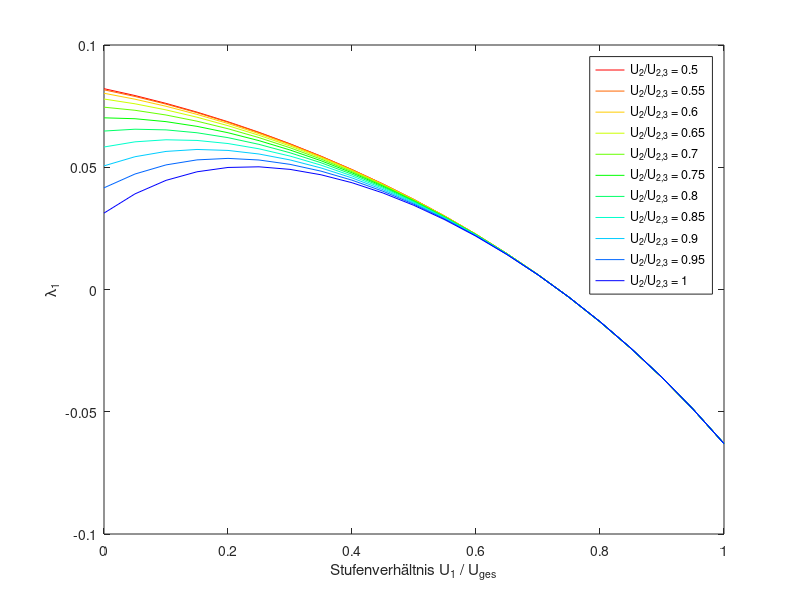

Recreate this plot in MATLAB. (Note: this script raises an error after producing the figure.)
clear
clc
%% Vorraussetzungen

% Payload masse
mgd = 10 * 10^3 ; % [kg]
% TODO: Tragstruktur
m1 = mgd; %[ kg]

% Startplatzbedingungen
beta = 28.5; % [°] - Geografische Breite

% Konstanten
g = 9.80665; %  [m/s^2] - Erdbeschleunigung
om_E = 7.292115*10^(-5) % [rad/s] Winkelgeschwindigkeit der Erde

g = 9.80665; %  [m/s^2] - Erdbeschleunigung
r0 = 6378.14; % [km]
h = 200; % [km]
r = h +r0 ; % [km]
mu = 398600; % [km^3/s^2]
be = 28.5; % [deg]
i = 55; % [deg] Gewünschte Inklination
r_0 = 6378140 % Erdradius

%% Berechnung des Anriebsbedarfs

V_Kreis = sqrt(mu/(r))  % [m/s]
V_star = sqrt(V_Kreis^2 + 2 * mu * (1/r0 - 1/r)) % [m/s]

V_Kreis = V_Kreis * 10^3
V_star = V_star * 10^3

al_inertial = asind(cosd(i)/cosd(be)) % Startazimut im inertialsystem

V_rot = om_E * r_0 * cosd(be)

V_Kreis_rot = sqrt((V_Kreis * sind(al_inertial) - V_rot)^2 + (V_Kreis * cosd(al_inertial))^2)

dV_rot = V_Kreis - V_Kreis_rot
dV_Gewinne = dV_rot

%al_rot = atand((V_Kreis * sind(al_inertial) - V_rot)/(V_Kreis * cosd(al_inertial)))

dV_Schwere = 1250
dV_Widerstand = 150 
dV_Steuerung = 30 
dV_Manoever = 75

dV_Verluste = dV_Schwere + dV_Widerstand + dV_Steuerung

dV = V_star + dV_Verluste + dV_Manoever - dV_Gewinne


%% 
%%

Isp_1 = 301; % [s] Kero/lox
Isp_2 = 460; % [s] hydro/lox
Isp_3 = 460; % [s] hydro/lox

rho_1 = 1.03; % [Mg/m^3]
rho_2 = 0.28; % [Mg/m^3] 

C_1 = Isp_1 * g % [m/s]    GL 5-6 & 5-5
C_2 = Isp_2 * g
C_3 = Isp_3 * g;

% C_q = (C_1 + C_2)/2;
U_0 = dV;
mu = 0.9;
%% Berechnung
% 

close all
plotColors = hsv(15);
i=0;

x = 0:0.05:1;
for y = 0.5:0.05:1
    i = i +1;
   
    U_1 = U_0 * x; % Gl 3-1
    U_2 = (U_0 - U_1) .* y;
    U_3 = U_0 - U_1 - U_2; % Gl 3-2

    la1 = 1./mu .* (1./exp(U_1./C_1) -1)+1;
    la2 = 1./mu .* (1./exp(U_2./C_2) -1)+1;
    la3 = 1./mu .* (1./exp(U_3./C_3) -1)+1;

    la = la1 .* la2 .* la3;
    
    % Ergebnisse darstellen
    desc = ['U_2/U_{2,3} = ',num2str(y)];
    plot(x,la,'Color', plotColors(i, :),'DisplayName',desc)
    hold all
    xlabel('Stufenverhältnis U_1 / U_{ges}')
    ylabel('\lambda_1')
    legend show
    
    % Optimaler Stufungsfaktor für den zweistufigen Fall ( y = 1 )
    if y == 1
        Stufungsfaktor = 0.4 % x(la==max(la))
        la1 = max(la)
    end
   
end

% Stufungsverhältnis

U_1 = U_0 * Stufungsfaktor % Gl 3-1
U_2 = (U_0 - U_1) 
n = 2;

C_q = C_1 * Stufungsfaktor + C_2 * (1 - Stufungsfaktor)
%% 
% 


Rges = exp(U_0/C_q); % 2-28
R_1 = exp(U_1/C_1);
R_2 = exp(U_2/C_2);

% Es gilt m67 = 0.02 * m8
% Es gilt m34 = m8/mu - m8
% Es gilt mu_T = (m67 + m8) / (m34 +m67 + m8)
% Es folgt mu_T = (0.02 * m8 + m8) / (m8/mu -m8 + 0.02 * m8 + m8)
% Es folgt mu_T = (0.02 + 1) / (1/mu -1 + 0.02 * 1 + 1) = 1.02/(1/mu +0.02)

mu_T = 1.02/(1/mu + 0.02)

% Es gilt
% R_1 = Re_1 = m0_1/mc_1 % Gl. 2-10

zet_1 = -(1/R_1) + 1; % Gl. 2-45
zet_2 = -(1/R_2) + 1; 

eps_1 = zet_1 * (1/mu_T -1)+0.02 * zet_1; % Gl. 3-7
eps_2 = zet_2 * (1/mu_T -1)+0.02 * zet_2;
eps_0 = (eps_1 + eps_2)/2;

Mgd = (Rges^(-1/n) - eps_0)^(-n)

m0 = Mgd * m1  % [kg] Gl 3-9

mc_1 = m0 / exp(U_1/C_1); % Gl 2-28
m8_1 = m0 - mc_1;
m34_1 = m8_1/mu - m8_1;
mn_1 = m34_1 + m8_1

mc_2 = (m0-mn_1) / exp(U_1/C_1);
m8_2 = m0-mn_1 - mc_2 ;
m34_2 = m8_2/mu - m8_2;
mn_2 = m34_2 + m8_2

%% 
% 

% Benötigter Schub für die Anfangsbeschleunigung der jeweiligen Raketenstufen
a_1 = 12.5; %[m/s^2]
a_2 = 10; %[m/s^2]

F_1 = m0 * a_1
F_2 = (m0-mn_1) * a_2
%% 
% 
%% Berechnen mit Massen
%%
s_1 = massEst(m0,F_1,m8_1,rho_1);
s_2 = massEst(m0,F_2,m8_2,rho_2);

m0 = sum(s_1) + sum(s_2) + m1
%% 
% 

function [s] = massEst(m0,F,m8,rho)
m0 = m0 * 10^-3; % [Mg]
m8 = m8 * 10^-3; % [Mg]

m67 = 0.02*m8; % [Mg] Gl. 3-5
m41 = 8.09*10^-3 * F^0.9; % [kg] Gl. 3-11
m41 = m41 * 10^-3; % [Mg]
m3 = 0.1*(m8/(6*rho))^0.95 + 0.02 * m0; % [Mg] Gl. 3-12
m2 = (5.938 - 0.00404*(m3+m41)) * ((m3 + m41)/100); %  [Mg] Gl. 3-10

m2 = m2 * 10^3; % [kg]
m3 = m3 * 10^3; % [kg]
m4 = m41 * 10^3; % [kg]
m5 = 0;
m67 = m67 * 10^3; % [kg]
m8 = m8 * 10 ^3; % [kg]

s = [0, m2, m3, m4, m5, m67, 0, m8, 0];
end